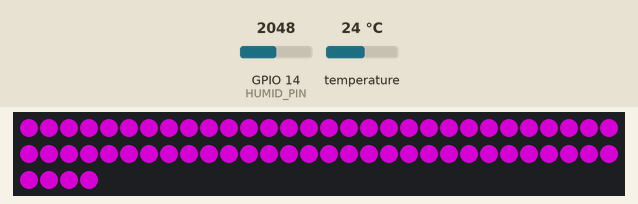
Recording of a sketch running on a simulated ESP32. On the bench: 64 RGB LEDs in strip order, left to right, continuing on the next row. The inputs (shaded band) are chosen by the test bench; at power-on: GPIO 14 (HUMID_PIN) = 2048, temperature 24 °C. Dim RGB values are drawn brighter than linear; the camera gives no picture; what the sketch prints to the serial monitor is not drawn.

Above: at 0.1 s.

The sketch:

esp32.ino
```cpp
#include <esp_camera.h>
#include <WiFi.h>
#include <Wire.h>
// Web libs
#include <HTTPClient.h>
#include <ArduinoWebsockets.h>
// LED Matrix libs
#include <Adafruit_NeoPixel.h>
// Temperature libs
#include <OneWire.h>
#include <DallasTemperature.h>

// Camera Setup
#define PWDN_GPIO_NUM     32
#define RESET_GPIO_NUM    -1
#define XCLK_GPIO_NUM      0
#define SIOD_GPIO_NUM     26
#define SIOC_GPIO_NUM     27
#define Y9_GPIO_NUM       35
#define Y8_GPIO_NUM       34
#define Y7_GPIO_NUM       39
#define Y6_GPIO_NUM       36
#define Y5_GPIO_NUM       21
#define Y4_GPIO_NUM       19
#define Y3_GPIO_NUM       18
#define Y2_GPIO_NUM        5
#define VSYNC_GPIO_NUM    25
#define HREF_GPIO_NUM     23
#define PCLK_GPIO_NUM     22

// LED Setup
#define NUM_LEDS 64
#define LED_PIN 15
// TEMPERATURE Setup
#define TEMP_PIN 2
// HUMIDITY Setup
#define HUMID_PIN 14

// functions definitions
void configCamera();
float getHumidity();
void connectToWifi(const char * ssid, const char * password);

// WiFi settings
const char* ssid = "NETGEAR79";  // SSID
const char* password = "tinybox097"; //Enter Password


// WebSockets settings
String websockets_server_host = "ws://api.harviot.com/?plant_id=6021f39b3e64fd8d1fc5c2aa"; //Enter server adress

// HttpClient settings
HTTPClient http;
const char * headerkeys[] = {"Set-Cookie"};
size_t headerkeyssize = sizeof(headerkeys)/sizeof(char*);
const char * post_url = "http://api.harviot.com/auth?entity=plant";
const char * post_body = "{\"_id\": \"6021f39b3e64fd8d1fc5c2aa\", \"password\": \"password\"}";
const char * content_type = "application/json";

// WebSockets
using namespace websockets;
WebsocketsClient ws;

// enum to decode websocket binary data
enum control{PUMP, LIGHT_R, LIGHT_G, LIGHT_B, LIGHT_A, VIDEO_ON};

// timers
unsigned long lastFrame = 0;
// video on
bool videoOn = false;

// LEDs
Adafruit_NeoPixel pixels(NUM_LEDS, LED_PIN, NEO_GRB + NEO_KHZ800);
struct RGB {
  byte R;
  byte G;
  byte B;
};
RGB LED_LIGHT = {128, 0, 128};

TwoWire ICBM11 = TwoWire(0);
OneWire *oneWire_ptr;
DallasTemperature *sensors_ptr;
float celcius;

// Humidity Sensor
float humidity = 0;

void setup() {
    Serial.begin(115200);
    // Temp sensor begin
//    sensors.begin();
  oneWire_ptr = new OneWire(TEMP_PIN);
  sensors_ptr = new DallasTemperature(&(*oneWire_ptr));
  sensors_ptr->begin();
    /*=============================
     *      WIFI SETUP
     *============================*/
    connectToWifi(ssid, password);

    /*==============================
     *      HTTP Authentication
     *=============================*/
    // HTTP Request to get Cookie
//    http.begin(post_url);
//    http.collectHeaders(headerkeys, headerkeyssize);
//    http.addHeader("Content-Type", content_type);
//    uint8_t code = http.POST(post_body);
//    String cookie;
//    Serial.printf("Server responded with code: %d\n", code);
//    if(code == 200){
//      cookie = http.header("Set-Cookie");
//      int first = cookie.indexOf("auth=");
//      int last = cookie.indexOf(";", first);
//      cookie = cookie.substring(first, last);
//      Serial.printf("Authorization Token: %s\n", cookie.c_str());
//    }

    /*==============================
     *      LED Setup
     *=============================*/
    pixels.begin();
    pixels.clear();
    for(uint8_t i=0; i<NUM_LEDS; i++){
      pixels.setPixelColor(i, pixels.Color(LED_LIGHT.R, LED_LIGHT.G, LED_LIGHT.B));
    }
    pixels.show();

    /*==============================
     *      Camera Setup
     *=============================*/
    configCamera();

    /*==============================
     *      WebSockets Setup
     *=============================*/
//    ws.addHeader("Cookie", cookie);
//    bool connected = ws.connect(websockets_server_host);
//    if(connected) {
//      Serial.println("Connected to WebSockets");
//    } else {
//      Serial.println("Connection to WebSockets Failed");
//    }
//    // run callback when messages are received
//    ws.onMessage([&](WebsocketsMessage message){
//      if(message.isBinary()){
//        const uint8_t * msg = (uint8_t *)message.c_str();
//        videoOn = msg[VIDEO_ON];
//        LED_LIGHT.R = msg[LIGHT_R];
//        LED_LIGHT.G = msg[LIGHT_G];
//        LED_LIGHT.B = msg[LIGHT_B];
//        pixels.clear();
//        for(uint8_t i=0; i<NUM_LEDS; i++){
//          pixels.setPixelColor(i, pixels.Color(LED_RGB[0], LED_RGB[1], LED_RGB[2]));
//        }
//        pixels.show();
//      }
//    });
  WiFi.disconnect();
}

void loop() {
  sensors_ptr->requestTemperatures();
  celcius = sensors_ptr->getTempCByIndex(0);
  humidity = getHumidity();
  Serial.println(humidity);
  Serial.printf("Temperature: %f degrees Celcius\n", celcius);
  // let the websockets check for incoming messages
//  ws.poll();
  // Video Stream
//  connectToWifi(ssid, password);
  if(videoOn){
    if(lastFrame - millis() > 500){
      camera_fb_t * fb = esp_camera_fb_get();
      if (!fb) {
          Serial.println("Frame buffer could not be acquired");
          return;
      }
      // websockets
      ws.sendBinary((const char *)fb->buf, fb->len);
      // return frame buffer to grabber
      esp_camera_fb_return(fb);
      lastFrame = millis();
    }
  }
}

/*======================================
 *    Function Implementaions
 *=====================================*/
// Connect to WiFi
void connectToWifi(const char * ssid, const char * password){ // Check if connected to wifi


  if(WiFi.status() != WL_CONNECTED) {
      Serial.println("Failed to connect to WiFi!");
      return;
  }
  Serial.printf("Connected to: %s\n", ssid);
}

// Configure Camera
void configCamera(){
  camera_config_t config;
  config.ledc_channel = LEDC_CHANNEL_0;
  config.ledc_timer = LEDC_TIMER_0;
  config.pin_d0 = Y2_GPIO_NUM;
  config.pin_d1 = Y3_GPIO_NUM;
  config.pin_d2 = Y4_GPIO_NUM;
  config.pin_d3 = Y5_GPIO_NUM;
  config.pin_d4 = Y6_GPIO_NUM;
  config.pin_d5 = Y7_GPIO_NUM;
  config.pin_d6 = Y8_GPIO_NUM;
  config.pin_d7 = Y9_GPIO_NUM;
  config.pin_xclk = XCLK_GPIO_NUM;
  config.pin_pclk = PCLK_GPIO_NUM;
  config.pin_vsync = VSYNC_GPIO_NUM;
  config.pin_href = HREF_GPIO_NUM;
  config.pin_sscb_sda = SIOD_GPIO_NUM;
  config.pin_sscb_scl = SIOC_GPIO_NUM;
  config.pin_pwdn = PWDN_GPIO_NUM;
  config.pin_reset = RESET_GPIO_NUM;
  config.xclk_freq_hz = 20000000;
  config.pixel_format = PIXFORMAT_JPEG;

  config.frame_size = FRAMESIZE_QVGA;
  config.jpeg_quality = 9;
  config.fb_count = 1;

  esp_err_t err = esp_camera_init(&config);
  if (err != ESP_OK) {
    Serial.printf("Camera init failed with error 0x%x", err);
    return;
  }
}

float getHumidity(){
  int adcVal = analogRead(HUMID_PIN);
  Serial.println(adcVal);
  return ((((float)(adcVal))/(4095.0*0.0062)) - 25.81)/(1.0546 - 0.00216 * celcius);
}
```
